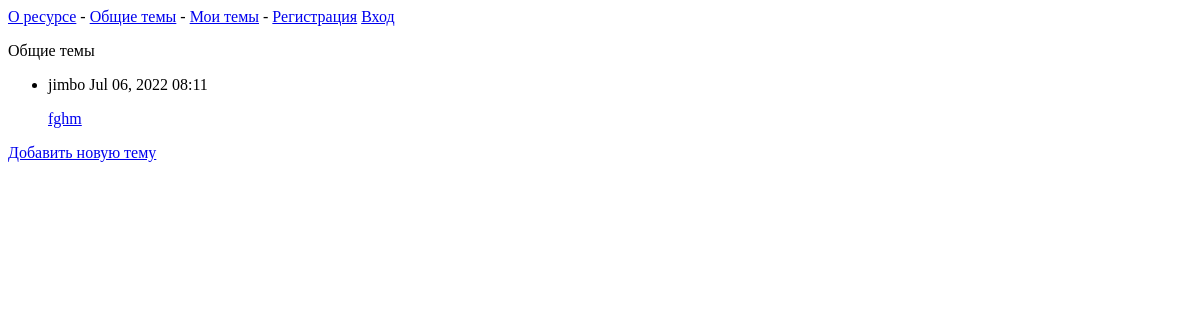
The app's page /public_topics/, older data.
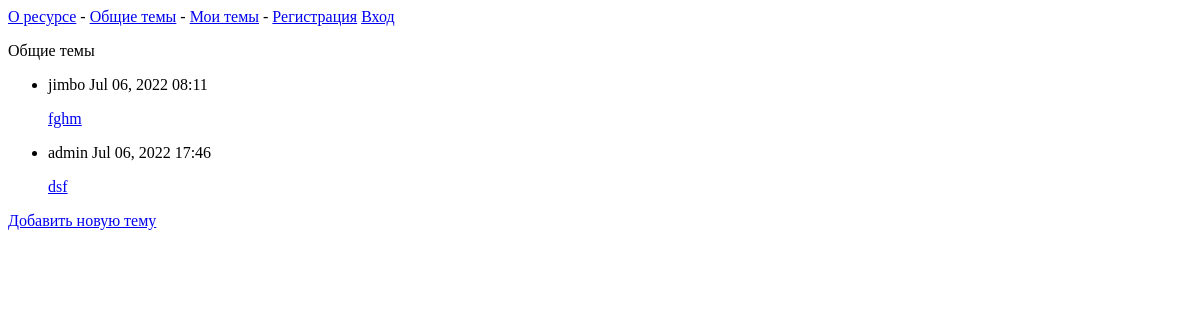
The same page, newer data.
### learning_logs/models.py (models this page shows)
class Topic(models.Model):
    text = models.CharField(max_length=200) #topic name
    data_added = models.DateTimeField(auto_now_add=True) #assign a date
    owner = models.ForeignKey(User, on_delete=models.CASCADE)
    public = models.BooleanField(default=False)
    def __str__(self):
        return self.text

### learning_logs/views.py (the view)
# urls.py: path('public_topics/', views.public_topics, name='public_topics'),
def public_topics(request):
    topics = Topic.objects.filter(public=True).order_by('data_added')
    context = {'topics': topics}
    return render(request, 'learning_logs/public_topics.html', context)

### learning_logs/templates/learning_logs/public_topics.html
{% extends "learning_logs/base.html" %}
{% block content %}
  <p>Общие темы</p>
  <ul>
    {% for topic in topics %}
      <li>
        <p>{{ topic.owner }} {{ topic.data_added|date:'M d, Y H:i' }}</p>
	<a href="{% url 'learning_logs:topic' topic.id %}">{{ topic }}</a>
      </li>
    {% empty %}
      <li>Нет добавленных тем.</li>
    {% endfor %}
  </ul>
<a href="{% url 'learning_logs:new_public_topic' %}">Добавить новую тему</a>
{% endblock content %}

### learning_logs/templates/learning_logs/base.html
<p>
  <a href="{% url 'learning_logs:index' %}">О ресурсе</a> -
  <a href="{% url 'learning_logs:public_topics' %}">Общие темы</a> -
  <a href="{% url 'learning_logs:topics' %}">Мои темы</a> -
  {% if user.is_authenticated %}
    Привет, {{ user.username }}.
    <a href="{% url 'users:logout' %}">Выход</a>
    <a href="{% url 'users:del_user' user.id %}">Удалить учётную запись</a>
  {% else %}
    <a href="{% url 'users:register' %}">Регистрация</a>
    <a href="{% url 'users:login' %}">Вход</a>
  {% endif %}
</p>
{% block content %}{% endblock content %}

Row changes from the older to the newer data that the page shows:
added Topic: owner "admin", data_added "Jul 06, 2022 17:46", text "dsf"
